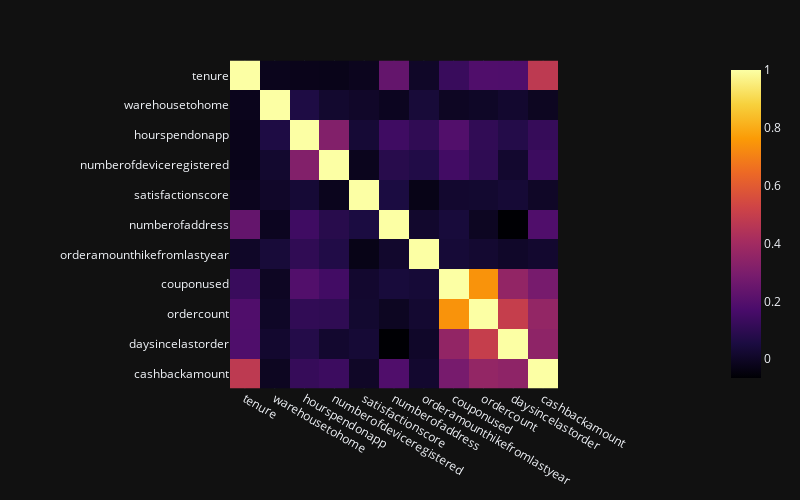

Notebook cell for this chart:
### Code cell
px.imshow(data.corr(numeric_only=True), width=800, height=500, color_continuous_scale=px.colors.sequential.Inferno, template='plotly_dark')

### Figure 1 — Plotly figure (JSON) as saved in the notebook; plotly's stock layout.template omitted (floating-point values rounded to 4 significant figures)
{"data": [{"coloraxis": "coloraxis", "hovertemplate": "x: %{x}<br>y: %{y}<br>color: %{z}<extra></extra>", "name": "0", "type": "heatmap", "x": ["tenure", "warehousetohome", "hourspendonapp", "numberofdeviceregistered", "satisfactionscore", "numberofaddress", "orderamounthikefromlastyear", "couponused", "ordercount", "daysincelastorder", "cashbackamount"], "xaxis": "x", "y": ["tenure", "warehousetohome", "hourspendonapp", "numberofdeviceregistered", "satisfactionscore", "numberofaddress", "orderamounthikefromlastyear", "couponused", "ordercount", "daysincelastorder", "cashbackamount"], "yaxis": "y", "z": [[1, -0.01822, -0.02123, -0.02398, -0.0139, 0.2377, 0.005825, 0.129, 0.1864, 0.1846, 0.4766], [-0.01822, 1, 0.06099, 0.01907, 0.007722, -0.01102, 0.03879, -0.003935, 0.002681, 0.01783, -0.009536], [-0.02123, 0.06099, 1, 0.3168, 0.03186, 0.1451, 0.1068, 0.1915, 0.1096, 0.07572, 0.1215], [-0.02398, 0.01907, 0.3168, 1, -0.01723, 0.085, 0.06948, 0.1517, 0.1035, 0.01821, 0.1374], [-0.0139, 0.007722, 0.03186, -0.01723, 1, 0.05358, -0.02773, 0.01794, 0.01976, 0.03208, 0.003429], [0.2377, -0.01102, 0.1451, 0.085, 0.05358, 1, 0.01553, 0.04212, -0.007609, -0.06485, 0.1868], [0.005825, 0.03879, 0.1068, 0.06948, -0.02773, 0.01553, 1, 0.0332, 0.0231, 0.006003, 0.01796], [0.129, -0.003935, 0.1915, 0.1517, 0.01794, 0.04212, 0.0332, 1, 0.7452, 0.3589, 0.2864], [0.1864, 0.002681, 0.1096, 0.1035, 0.01976, -0.007609, 0.0231, 0.7452, 1, 0.4979, 0.3605], [0.1846, 0.01783, 0.07572, 0.01821, 0.03208, -0.06485, 0.006003, 0.3589, 0.4979, 1, 0.3468], [0.4766, -0.009536, 0.1215, 0.1374, 0.003429, 0.1868, 0.01796, 0.2864, 0.3605, 0.3468, 1]]}], "layout": {"coloraxis": {"colorscale": [[0, "#000004"], [0.1111, "#1b0c41"], [0.2222, "#4a0c6b"], [0.3333, "#781c6d"], [0.4444, "#a52c60"], [0.5556, "#cf4446"], [0.6667, "#ed6925"], [0.7778, "#fb9b06"], [0.8889, "#f7d13d"], [1, "#fcffa4"]]}, "height": 500, "margin": {"t": 60}, "width": 800, "xaxis": {"anchor": "y", "constrain": "domain", "domain": [0, 1], "scaleanchor": "y"}, "yaxis": {"anchor": "x", "autorange": "reversed", "constrain": "domain", "domain": [0, 1]}}}
